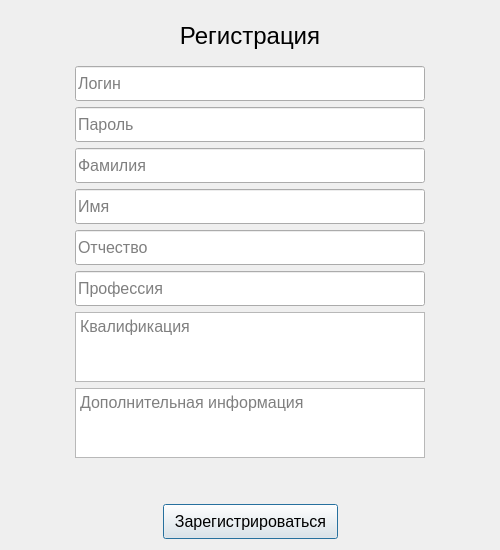
<?xml version="1.0" encoding="UTF-8"?>
<ui version="4.0">
 <class>RegistrationWindow</class>
 <widget class="QDialog" name="RegistrationWindow">
  <property name="geometry">
   <rect>
    <x>0</x>
    <y>0</y>
    <width>500</width>
    <height>550</height>
   </rect>
  </property>
  <property name="minimumSize">
   <size>
    <width>500</width>
    <height>550</height>
   </size>
  </property>
  <property name="maximumSize">
   <size>
    <width>500</width>
    <height>550</height>
   </size>
  </property>
  <property name="windowTitle">
   <string>Бюро трудоустройства</string>
  </property>
  <layout class="QGridLayout" name="gridLayout">
   <item row="3" column="2">
    <widget class="QPushButton" name="RegistrationButton">
     <property name="sizePolicy">
      <sizepolicy hsizetype="Minimum" vsizetype="Fixed">
       <horstretch>0</horstretch>
       <verstretch>0</verstretch>
      </sizepolicy>
     </property>
     <property name="minimumSize">
      <size>
       <width>175</width>
       <height>35</height>
      </size>
     </property>
     <property name="maximumSize">
      <size>
       <width>175</width>
       <height>35</height>
      </size>
     </property>
     <property name="font">
      <font>
       <pointsize>12</pointsize>
      </font>
     </property>
     <property name="text">
      <string>Зарегистрироваться</string>
     </property>
    </widget>
   </item>
   <item row="1" column="4">
    <spacer name="horizontalSpacer_2">
     <property name="orientation">
      <enum>Qt::Horizontal</enum>
     </property>
     <property name="sizeHint" stdset="0">
      <size>
       <width>40</width>
       <height>20</height>
      </size>
     </property>
    </spacer>
   </item>
   <item row="1" column="1" colspan="3">
    <layout class="QVBoxLayout" name="verticalLayout">
     <item>
      <widget class="QLabel" name="label">
       <property name="font">
        <font>
         <pointsize>18</pointsize>
        </font>
       </property>
       <property name="text">
        <string>Регистрация</string>
       </property>
       <property name="alignment">
        <set>Qt::AlignCenter</set>
       </property>
      </widget>
     </item>
     <item>
      <widget class="QLineEdit" name="LoginEdit">
       <property name="minimumSize">
        <size>
         <width>350</width>
         <height>35</height>
        </size>
       </property>
       <property name="maximumSize">
        <size>
         <width>350</width>
         <height>35</height>
        </size>
       </property>
       <property name="font">
        <font>
         <pointsize>12</pointsize>
        </font>
       </property>
       <property name="placeholderText">
        <string>Логин</string>
       </property>
      </widget>
     </item>
     <item>
      <widget class="QLineEdit" name="PasswordEdit">
       <property name="maximumSize">
        <size>
         <width>16777215</width>
         <height>35</height>
        </size>
       </property>
       <property name="font">
        <font>
         <pointsize>12</pointsize>
        </font>
       </property>
       <property name="placeholderText">
        <string>Пароль</string>
       </property>
      </widget>
     </item>
     <item>
      <widget class="QLineEdit" name="SurnameEdit">
       <property name="maximumSize">
        <size>
         <width>16777215</width>
         <height>35</height>
        </size>
       </property>
       <property name="font">
        <font>
         <pointsize>12</pointsize>
        </font>
       </property>
       <property name="placeholderText">
        <string>Фамилия</string>
       </property>
      </widget>
     </item>
     <item>
      <widget class="QLineEdit" name="NameEdit">
       <property name="maximumSize">
        <size>
         <width>16777215</width>
         <height>35</height>
        </size>
       </property>
       <property name="font">
        <font>
         <pointsize>12</pointsize>
        </font>
       </property>
       <property name="placeholderText">
        <string>Имя</string>
       </property>
      </widget>
     </item>
     <item>
      <widget class="QLineEdit" name="PatronymicEdit">
       <property name="maximumSize">
        <size>
         <width>16777215</width>
         <height>35</height>
        </size>
       </property>
       <property name="font">
        <font>
         <pointsize>12</pointsize>
        </font>
       </property>
       <property name="placeholderText">
        <string>Отчество</string>
       </property>
      </widget>
     </item>
     <item>
      <widget class="QLineEdit" name="OccupationEdit">
       <property name="maximumSize">
        <size>
         <width>16777215</width>
         <height>35</height>
        </size>
       </property>
       <property name="font">
        <font>
         <pointsize>12</pointsize>
        </font>
       </property>
       <property name="placeholderText">
        <string>Профессия</string>
       </property>
      </widget>
     </item>
     <item>
      <widget class="QTextEdit" name="QualificationEdit">
       <property name="maximumSize">
        <size>
         <width>16777215</width>
         <height>70</height>
        </size>
       </property>
       <property name="font">
        <font>
         <pointsize>12</pointsize>
        </font>
       </property>
       <property name="placeholderText">
        <string>Квалификация</string>
       </property>
      </widget>
     </item>
     <item>
      <widget class="QTextEdit" name="AdditionalDataEdit">
       <property name="maximumSize">
        <size>
         <width>16777215</width>
         <height>70</height>
        </size>
       </property>
       <property name="font">
        <font>
         <pointsize>12</pointsize>
        </font>
       </property>
       <property name="placeholderText">
        <string>Дополнительная информация</string>
       </property>
      </widget>
     </item>
    </layout>
   </item>
   <item row="2" column="2">
    <spacer name="verticalSpacer_2">
     <property name="orientation">
      <enum>Qt::Vertical</enum>
     </property>
     <property name="sizeType">
      <enum>QSizePolicy::Fixed</enum>
     </property>
     <property name="sizeHint" stdset="0">
      <size>
       <width>20</width>
       <height>40</height>
      </size>
     </property>
    </spacer>
   </item>
   <item row="1" column="0">
    <spacer name="horizontalSpacer">
     <property name="orientation">
      <enum>Qt::Horizontal</enum>
     </property>
     <property name="sizeHint" stdset="0">
      <size>
       <width>40</width>
       <height>20</height>
      </size>
     </property>
    </spacer>
   </item>
  </layout>
 </widget>
 <resources/>
 <connections/>
</ui>
